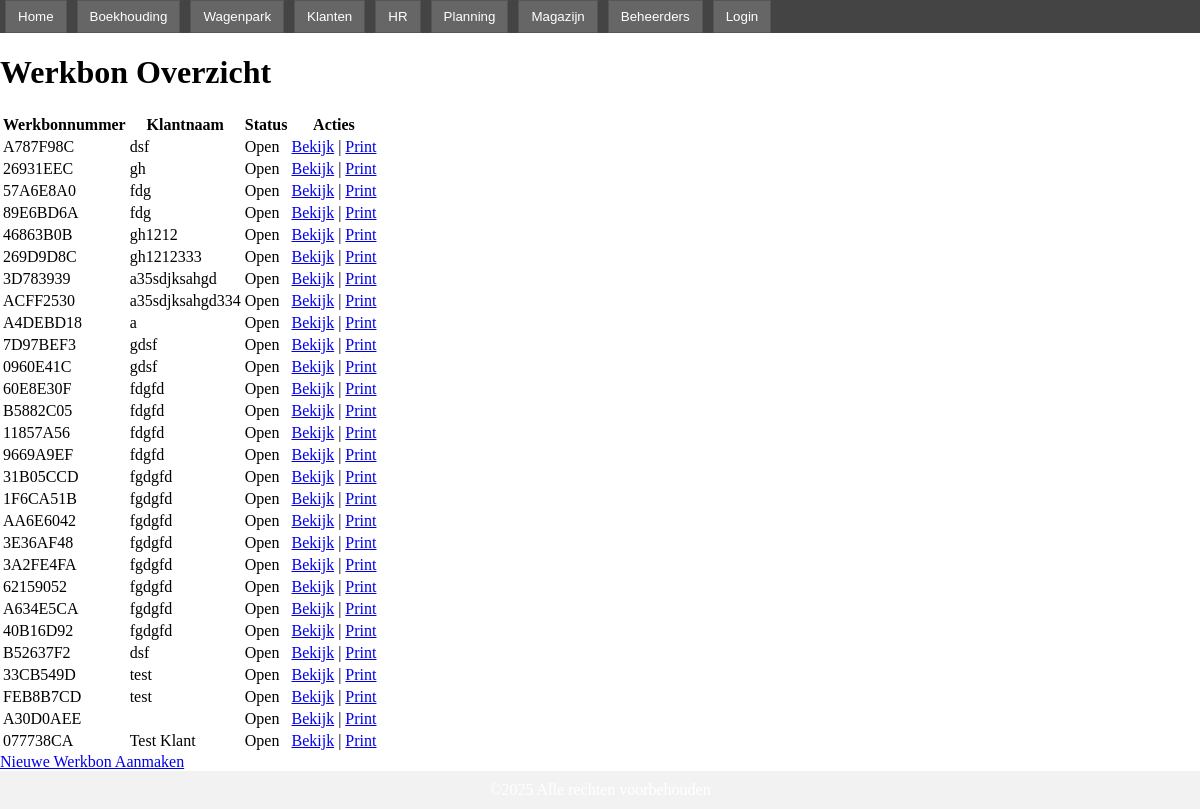
/planning/overzicht/, run on an earlier commit of the app's database.
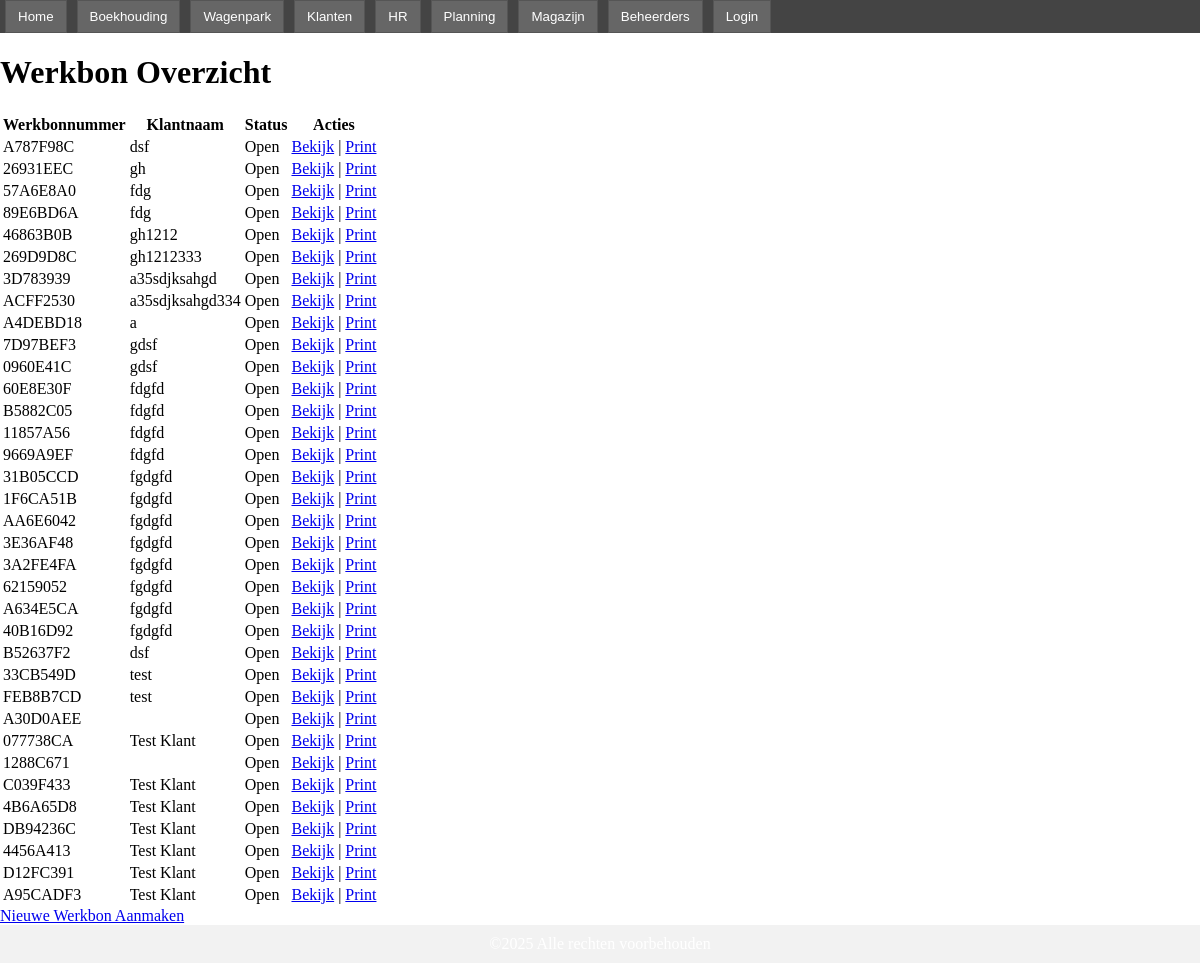
And on a later commit of the database.
### apps/planning/models.py (models this page shows, shortened)
class Werkbon(models.Model):
    werkbonnummer = models.CharField("Werkbonnummer", max_length=20, unique=True, blank=True)
    barcode = models.CharField("Barcode", max_length=100, unique=True, blank=True)
    klant = models.ForeignKey(Klant, on_delete=models.SET_NULL, null=True, blank=True, related_name='werkbonnen')
    opdrachtgever = models.ForeignKey(Opdrachtgever, on_delete=models.SET_NULL, null=True, blank=True, related_name='werkbonnen')
    gebitsdatum = models.DateField("Gebitsdatum", null=True, blank=True)
    tandkleur = models.CharField("Tandkleur", max_length=10, choices=TANDKLEUR_CHOICES, blank=True)
    aanmaakdatum = models.DateField("Aanmaakdatum", auto_now_add=True)
    aanvang_werkzaamheden = models.DateTimeField("Aanvang werkzaamheden", null=True, blank=True)
    naaminpersen = models.BooleanField("Naaminpersen?", default=False)
    behandelaar = models.CharField("Behandelaar", max_length=100, choices=BEHANDELAAR_CHOICES, blank=True)
    technicus = models.CharField("Technicus", max_length=100, choices=TECHNICI_CHOICES, blank=True)
    notities = models.TextField("Notities", blank=True)
    nza_code = models.ForeignKey(
        NZACode,
        on_delete=models.SET_NULL,
        null=True,
        blank=True,
        verbose_name="NZA Code"
    )
    facturabel_garantie = models.CharField("Facturabel of Garantie", max_length=20, choices=FACTURABEL_GARANTIE_CHOICES, blank=True)
    verkoopwaarde = models.DecimalField(max_digits=10, decimal_places=2, default=0)
    inkoopwaarde = models.DecimalField(max_digits=10, decimal_places=2, default=0)
    marketing_optie = models.ForeignKey(MarketingCampagne, on_delete=models.SET_NULL, null=True, blank=True)
    STATUS_CHOICES = [
        ('open', 'Open'),
        ('in_behandeling', 'In behandeling'),
        ('gesloten', 'Gesloten'),
    ]
    status = models.CharField("Status", max_length=20, choices=STATUS_CHOICES, default='open')

class Klant(models.Model):
    naam = models.CharField("Naam", max_length=100)
    adres = models.CharField("Adres", max_length=200, blank=True)
    woonplaats = models.CharField("Woonplaats", max_length=100, blank=True)
    geboortedatum = models.DateField("Geboortedatum", null=True, blank=True)
    telefoon = models.CharField("Telefoonnummer", max_length=20, blank=True)
    email = models.EmailField("Email", blank=True)
    verzekeringsnummer = models.CharField("Verzekeringsnummer", max_length=50, blank=True)
    mantelzorger = models.BooleanField("Heeft mantelzorger?", default=False)
    mantelzorger_naam = models.CharField("Mantelzorger Naam", max_length=100, blank=True)
    mantelzorger_telefoon = models.CharField("Mantelzorger Telefoon", max_length=20, blank=True)
    mantelzorger_geboortedatum = models.DateField("Mantelzorger Geboortedatum", null=True, blank=True)
    onder_bewind = models.BooleanField("Onder bewind?", default=False)
    HERKOMST_CHOICES = [
        ('google', 'Google'),
        ('facebook', 'Facebook'),
        ('krant', 'Krant'),
        ('radio', 'Radio'),
        ('viavia', 'Viavia'),
        ('folder', 'Folder'),
        ('sponsoring', 'Sponsoring'),
        ('anders', 'Anders'),
    ]
    herkomst = models.CharField("Hoe is de klant bij ons gekomen?", max_length=20, choices=HERKOMST_CHOICES, blank=True)

### apps/planning/werkbon_overzicht/views.py (the view)
def werkbon_overzicht(request):
    werkbonnen = Werkbon.objects.all()
    return render(request, 'planning/index.html', {'werkbonnen': werkbonnen})

### templates/planning/index.html (shortened to what this page needs)
{% extends 'base.html' %}
{% block content %}
<h1>Werkbon Overzicht</h1>
<table class="list-view">
    <thead>
        <tr>
            <th>Werkbonnummer</th>
            <th>Klantnaam</th>
            <th>Status</th>
            <th>Acties</th>
        </tr>
    </thead>
    <tbody>
        {% for wb in werkbonnen %}
        <tr>
            <td>{{ wb.werkbonnummer }}</td>
            <td>{% if wb.klant %}{{ wb.klant.naam }}{% else %}Niet gekoppeld{% endif %}</td>
            <td>{{ wb.get_status_display }}</td>
            <td>
                <a href="{% url 'werkbon_detail' wb.pk %}">Bekijk</a> |
                <a href="{% url 'werkbon_print' wb.pk %}" target="_blank">Print</a>
            </td>
        </tr>
        {% empty %}
        <tr>
            <td colspan="4">Geen werkbonnen gevonden.</td>
        </tr>
        {% endfor %}
    </tbody>
</table>
<a href="{% url 'create_werkbon' %}">Nieuwe Werkbon Aanmaken</a>
{% endblock %}

### templates/base.html (shortened to what this page needs)
<!DOCTYPE html>
<html lang="nl">
<head>
    {% load static %}
    <link rel="stylesheet" href="{% static 'css/main.css' %}">
</head>
<body>
    <div class="wrapper">
        {% include 'partials/header.html' %}
        <div class="content">
            {% block content %}{% endblock %}
        </div>
        <footer>
        </footer>
    </div>
</body>
</html>

### templates/partials/header.html (shortened to what this page needs)
{% load static %}
<header>
  <nav>
    <ul class="main-menu">
      <li>
        <button onclick="location.href='/'" class="btn">Home</button>
      </li>
      <li class="dropdown">
        <button class="btn dropdown-btn">Boekhouding</button>
      </li>
      <li>
        <button onclick="location.href='/wagenpark/'" class="btn">Wagenpark</button>
      </li>
      <li class="dropdown">
        <button class="btn dropdown-btn">Klanten</button>
      </li>
      <li>
        <button onclick="location.href='/hr/'" class="btn">HR</button>
      </li>
      <li class="dropdown">
        <button class="btn dropdown-btn">Planning</button>
      </li>
      <li>
        <button onclick="location.href='/magazijn/'" class="btn">Magazijn</button>
      </li>
      <li>
        <button onclick="location.href='/beheerderspagina/'" class="btn">Beheerders</button>
      </li>
      <li>
        <button onclick="location.href='/registration/login/'" class="btn">Login</button>
      </li>
    </ul>
  </nav>
</header>

### static/css/main.css (style rules this page uses)
nav ul.main-menu { list-style: none; margin: 0; padding: 0; display: flex; background-color: #444; }
nav ul.main-menu li { position: relative; margin: 0 5px; }
nav ul.main-menu li .btn, nav ul.main-menu li button { background-color: #666; border: 1px solid #555; padding: 8px 12px; cursor: pointer; font-family: sans-serif; color: #fff; outline: none; }
footer { background-color: #0078D7; color: #FFF; padding: 10px 20px; text-align: center; }

### templates/base.html (style rules this page uses)
html, body { height: 100%; margin: 0; padding: 0; }
.wrapper { min-height: 100%; display: flex; flex-direction: column; }
.content { flex: 1; }
footer { background: #f2f2f2; text-align: center; padding: 10px; }

What changed in the data, as far as the page shows it:
added Werkbon: werkbonnummer "1288C671", status "Open"
added Werkbon: werkbonnummer "C039F433", klant.naam "Test Klant", status "Open"
added Werkbon: werkbonnummer "4B6A65D8", klant.naam "Test Klant", status "Open"
added Werkbon: werkbonnummer "DB94236C", klant.naam "Test Klant", status "Open"
added Werkbon: werkbonnummer "4456A413", klant.naam "Test Klant", status "Open"
added Werkbon: werkbonnummer "D12FC391", klant.naam "Test Klant", status "Open"
added Werkbon: werkbonnummer "A95CADF3", klant.naam "Test Klant", status "Open"
